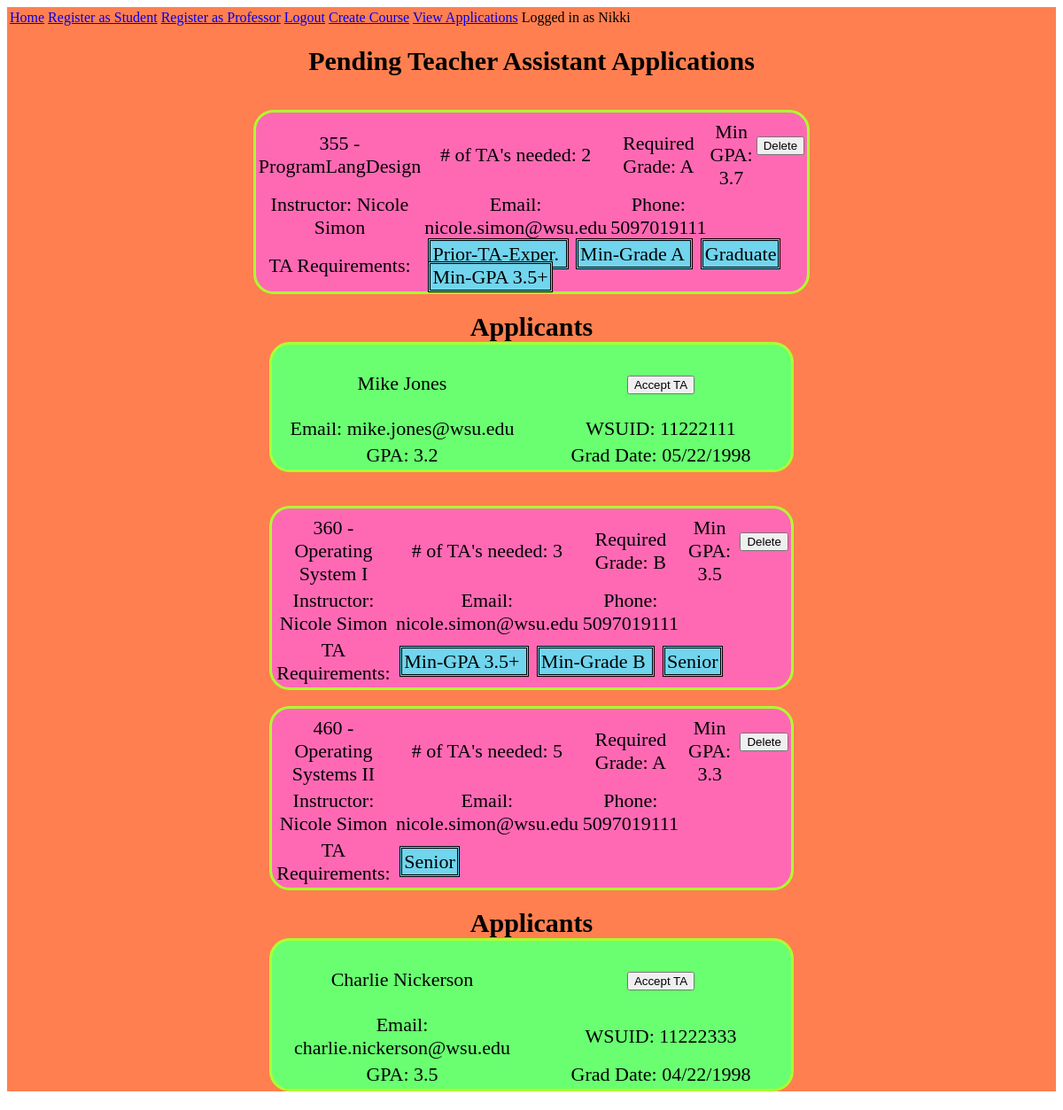
The app's page /viewapps (signed in) with its own data.
### app/models.py (models this page shows, shortened)
class Professor(UserMixin, db.Model):
    id = db.Column(db.Integer, primary_key=True)
    username = db.Column(db.String(32), unique=True)
    password_hash = db.Column(db.String(128))
    firstname = db.Column(db.String(64))
    lastname = db.Column(db.String(64))
    wsuid = db.Column(db.String(8), unique=True)
    email = db.Column(db.String(120), index=True, unique=True)
    phone = db.Column(db.String(10), unique=True)
    posts = db.relationship('Course', backref='writer', lazy='dynamic')
    def returnrole(self):
        return 1

class Course(db.Model):
    id = db.Column(db.Integer, primary_key=True)
    coursenum = db.Column(db.String(3))
    title = db.Column(db.String(150))
    num_ta = db.Column(db.Integer, default = 1)
    min_gpa = db.Column(db.Float)
    min_grade = db.Column(db.Integer)
    professor_id = db.Column(db.Integer, db.ForeignKey('professor.id'))
    accepted_tas = db.relationship('Student', secondary = accepted,
                            primaryjoin=(accepted.c.courseid == id),
                            backref=db.backref('accepted', lazy='dynamic'), lazy='dynamic')
    ta_apps = db.relationship('Student', secondary = applied,
                            primaryjoin=(applied.c.courseid == id),
                            backref=db.backref('applied', lazy='dynamic'), lazy='dynamic')
    tags = db.relationship('Tag', secondary=courseTags,
                            primaryjoin=(courseTags.c.course_id == id),
                            backref=db.backref('courseTags', lazy='dynamic'), lazy='dynamic')
    def accepted(self, studentTA):
        self.accepted_tas.append(studentTA)

class Tag(db.Model):
    id = db.Column(db.Integer, primary_key=True)
    name = db.Column(db.String(20))
    courses = db.relationship('Course', secondary=courseTags,
                               primaryjoin=(courseTags.c.tag_id == id),
                               backref=db.backref('courseTags', lazy='dynamic'),
                               lazy='dynamic')

class Student(UserMixin, db.Model):
    id = db.Column(db.Integer, primary_key=True)
    username = db.Column(db.String(32), unique=True)
    password_hash = db.Column(db.String(128))
    firstname = db.Column(db.String(64))
    lastname = db.Column(db.String(64))
    wsuid = db.Column(db.String(8), unique=True)
    email = db.Column(db.String(120), index=True, unique=True)
    phone = db.Column(db.String(10), unique=True)
    major = db.Column(db.Integer)
    c_gpa = db.Column(db.Float)
    grad_date = db.Column(db.String(32))
    accepted = db.relationship('Course', secondary = accepted,
                            primaryjoin=(accepted.c.studentid == id),
                            backref=db.backref('accepted', lazy='dynamic'), lazy='dynamic')
    pendingapps = db.relationship('Course', secondary = applied,
                            primaryjoin=(applied.c.studentid == id),
                            backref=db.backref('applied', lazy='dynamic'), lazy='dynamic')
    def accepted(self, newapp):
        if not self.is_ta(newapp):
            self.accepted.append(newapp)

### app/routes.py (the view)
@app.route('/viewapps', methods=['GET'])
@login_required
def viewapps():
    courses = Course.query.order_by(Course.coursenum).all()
    return render_template('viewapps.html', courses=courses)

### app/models.py (called while the page is built)
@login.user_loader
def load_user(id):
    return Professor.query.get(int(id))

### app/templates/viewapps.html
{% extends "base.html" %}
{% block content %}
    <h1 class="si">Pending Teacher Assistant Applications</h1>
    {% for course in courses %}
        {% if current_user.username == course.writer.username %}
            {% include '_course.html' %}
                {% if (course.ta_apps.all() | length) > 0 %}
                    <h1 class="si">
                        {{ 'Applicants' }}
                        {% for app in course.ta_apps.all() %}
                            {% include '_app.html' %}
                        {% endfor %}
                    </h1>
                {% endif %}
        {% endif %}
    {% endfor %}
{% endblock %}

### app/templates/base.html (shortened to what this page needs)
<html>
    <head>
    <link href="{{ url_for('static', filename='css/main.css') }}" rel="stylesheet">
    </head>
<body>
  <div class = "nav-container">
      <table>
        <td><a href="{{ url_for('index') }}" class="button">Home</a></td>
        <td><a href="{{ url_for('studregister') }}" class="button">Register as Student</a></td>
        <td><a href="{{ url_for('profregister') }}" class="button">Register as Professor</a></td>
        {% if current_user.is_anonymous %}
            <td><a href="{{ url_for('login') }}" class = "button"> Login </a></td>
        {% else %}
            <td><a href="{{ url_for('logout') }}" class = "button"> Logout </a></td>
            {% if current_user.returnrole() == 1 %}
            <td><a href="{{ url_for('createclass') }}" class = "button"> Create Course </a></td>
            <td><a href="{{ url_for('viewapps') }}" class = "button">View Applications</a></td>
            {% endif %}
        {% endif %}
            <td>Logged in as {{ current_user.username }} </td>
        </table>
      {% block content %} {% endblock %}
  </div>
</body>
</html>

### app/templates/_course.html (shortened to what this page needs)
<table class="coursetable" padding="2px">
    <br>
    <tr>
        <td width="25%">{{ course.coursenum }} - {{ course.title }}</td>
            <td width="15%"># of TA's needed: {{ course.num_ta }}</td>
            <td width="20%">Required Grade: {% if course.min_grade == 1 %}
                                            {{ 'A' }}
                                            {% endif %}
                                            {% if course.min_grade == 2 %}
                                            {{ 'B' }}
                                            {% endif %}
            </td>
            <td width="15%">Min GPA: {{ course.min_gpa }} </td>
            <td width="2%">
            {% if current_user.returnrole() == 1 %}
                {% if current_user.username == course.writer.username %}
                 <form action="{{ url_for('delete', courseid=course.id) }}" method="post">
                    <input type="submit" value="Delete">
                 </form>
                 {% endif %}
            {% endif %}
            </td>
        </tr>
        <tr width="100%" colspan="9" style="text-align:center">
            <td width="35">Instructor: {{ course.writer.firstname }} {{ course.writer.lastname }}</td>
            <td width="30">Email: {{ course.writer.email }}</td>
            <td width="35">Phone: {{ course.writer.phone }}</td>
        </tr>
        <tr>
            <td width="15%" style = "text-align:center">
                {{ 'TA Requirements:' }}
            </td>
            <td width="85%" colspan="4" padding-bottom="5" style = "text-align:left">
                {% for raptor in course.tags.all() %}
                    <span class="pretagitem">
                        {{ raptor.name }}
                    </span>
                {% endfor %}
            </td>
        </tr>
    </table>

### app/templates/_app.html
<table class="coursetableapps" padding="2px">
    <br>
    <tr>
        <td width="50%" style="text-align:center">
            {{ app.firstname }} {{ app.lastname }}
        </td>
        <td width="50" style="text-align:center">
            <form action="{{ url_for('acceptTA', courseid=course.id, studentid=app.id) }}" method="post">
                <br>
                <input type="submit" value="Accept TA">
            </form>
        </td>
    </tr>
    <tr>
        <td width="25%" style="text-align:center">
            {{ 'Email:' }} {{ app.email }}
        </td>
        <td width="25%" style="text-align:center">
            {{ 'WSUID:' }} {{ app.wsuid }}
        </td>
    </tr>
    <tr>
        <td width="50%" style="text-align:center">
            {{ 'GPA:' }} {{ app.c_gpa }}
        </td>
        <td width="50%" style="text-align:center">
            {{ 'Grad Date:' }} {{ app.grad_date }}
        </td>
    </tr>
</table>

### app/static/css/main.css (style rules this page uses)
.nav-container { background-color: #FF7F50; }
.coursetable { text-align : center; border : 1px black solid; width : 50%; position: center; height : 22%; font-size : 22px; border: 3px solid greenyellow; background-color: hotpink; border-radius: 23px; padding-top : 6px; margin-left: auto; margin-right: auto; }
.coursetableapps { text-align : center; border : 1px black solid; width : 50%; position: center; height : 12%; font-size : 22px; border: 3px solid greenyellow; background-color: rgb(105, 255, 113); border-radius: 23px; padding-top : 6px; margin-left: auto; margin-right: auto; }
.si { margin-left: auto; margin-right: auto; font-size: 30px; text-align: center; }
.pretagitem { text-align: center; margin: 1%; padding: 2px 2px; border-style: double; background-color: rgb(113, 213, 238); }

### records on screen
Professor: username "Nikki"
Course: coursenum "355", title "ProgramLangDesign", num_ta "2", value "A", min_gpa "3.7", writer.firstname "Nicole", writer.lastname "Simon", writer.email "nicole.simon@wsu.edu", writer.phone "5097019111", value "TA Requirements:", value "Applicants"
Tag: name "Prior-TA-Exper."
Tag: name "Min-Grade A"
Tag: name "Graduate"
Tag: name "Min-GPA 3.5+"
Student: firstname "Mike", lastname "Jones", value "Email:", email "mike.jones@wsu.edu", value "WSUID:", wsuid "11222111", value "GPA:", c_gpa "3.2", value "Grad Date:", grad_date "05/22/1998"
Course: coursenum "360", title "Operating System I", num_ta "3", value "B", min_gpa "3.5", writer.firstname "Nicole", writer.lastname "Simon", writer.email "nicole.simon@wsu.edu", writer.phone "5097019111", value "TA Requirements:"
Tag: name "Min-Grade B"
Tag: name "Senior"
Course: coursenum "460", title "Operating Systems II", num_ta "5", value "A", min_gpa "3.3", writer.firstname "Nicole", writer.lastname "Simon", writer.email "nicole.simon@wsu.edu", writer.phone "5097019111", value "TA Requirements:", value "Applicants"
Student: firstname "Charlie", lastname "Nickerson", value "Email:", email "charlie.nickerson@wsu.edu", value "WSUID:", wsuid "11222333", value "GPA:", c_gpa "3.5", value "Grad Date:", grad_date "04/22/1998"
